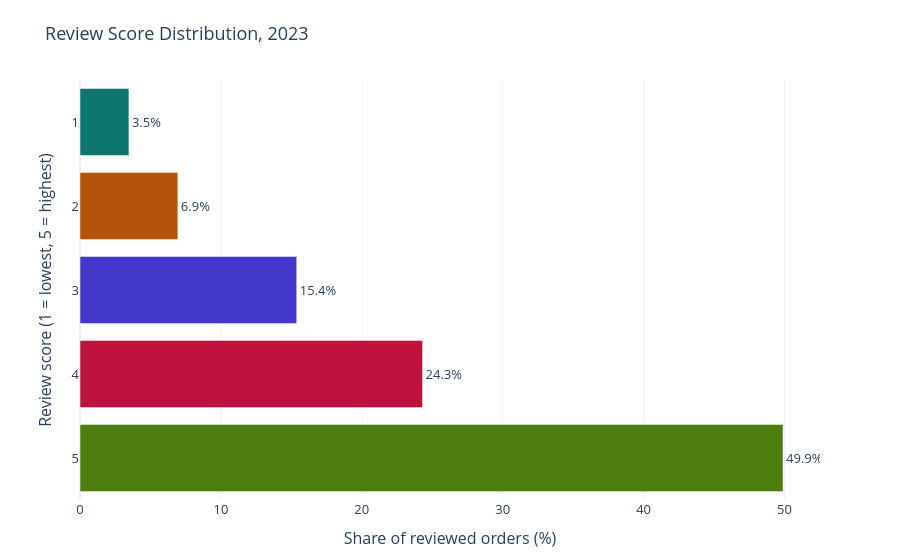

Notebook source saved alongside this figure:
### Markdown cell above
### 5.4 Customer Experience Analysis

Review scores, delivery time and order status. Review and delivery metrics are calculated once per order, so orders with several items are not counted more than once.

### Code cell
avg_review = bm.average_review_score(current)
avg_delivery = bm.average_delivery_days(current)
print(f'Average review score, {current_label}: {avg_review:.2f} (scale 1-5)')
print(f'Average delivery time, {current_label}: {avg_delivery:.2f} days')
if has_comparison:
    print(f'Average review score, {previous_label}: {bm.average_review_score(previous):.2f}')
    print(f'Average delivery time, {previous_label}: {bm.average_delivery_days(previous):.2f} days')

plot_review_distribution(bm.review_score_distribution(current), current_label).show()

### Figure 1 — Plotly figure (JSON) as saved in the notebook; plotly's stock layout.template omitted (floating-point values rounded to 4 significant figures)
{"data": [{"marker": {"color": ["#0F766E", "#B45309", "#4338CA", "#BE123C", "#4D7C0F"]}, "orientation": "h", "text": ["3.5%", "6.9%", "15.4%", "24.3%", "49.9%"], "textposition": "outside", "type": "bar", "x": [3.473, 6.946, 15.38, 24.31, 49.89], "y": ["1", "2", "3", "4", "5"]}], "layout": {"font": {"size": 13}, "margin": {"b": 60, "t": 80}, "title": {"text": "Review Score Distribution, 2023"}, "xaxis": {"title": {"text": "Share of reviewed orders (%)"}}, "yaxis": {"categoryorder": "category descending", "title": {"text": "Review score (1 = lowest, 5 = highest)"}}}}
